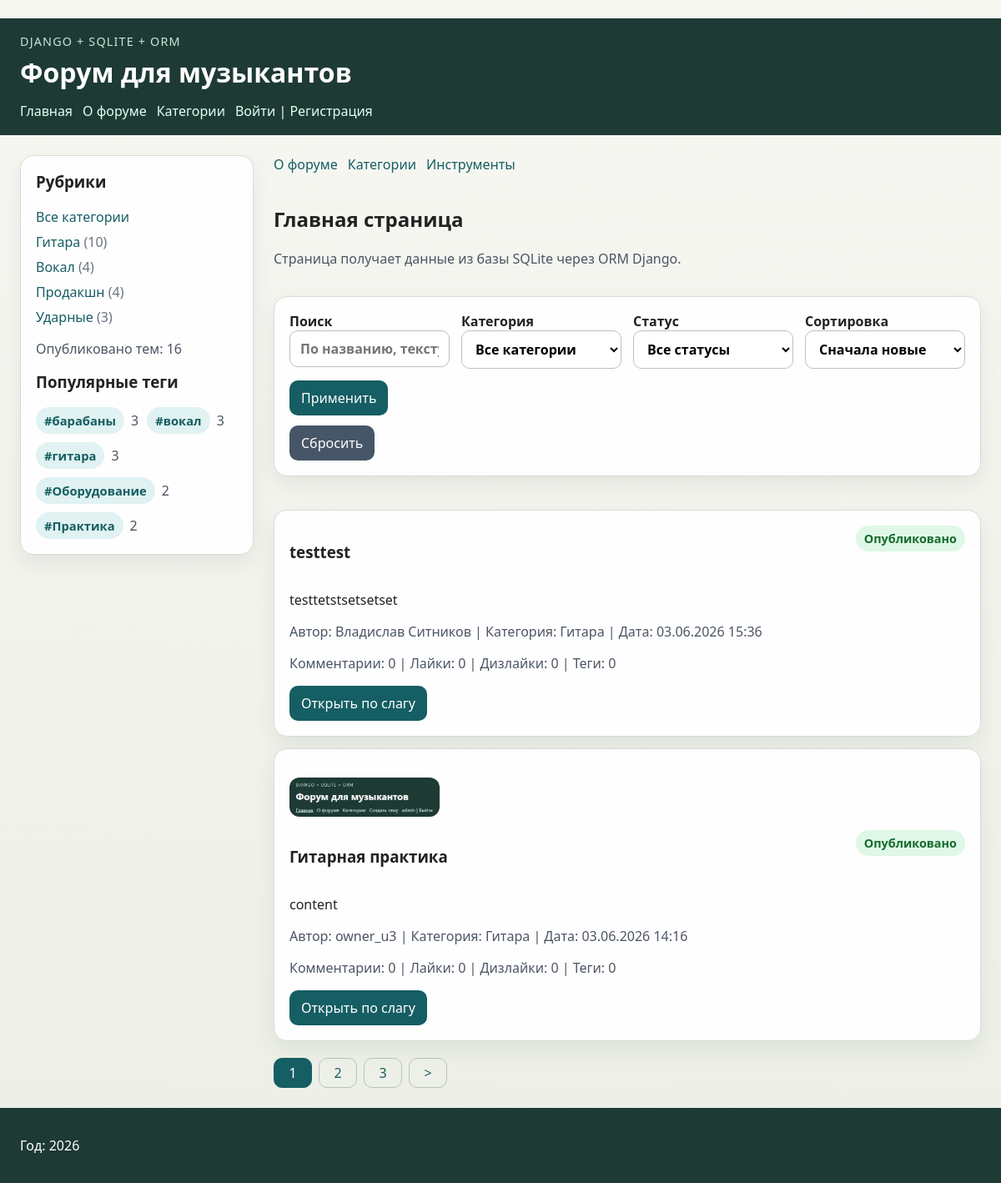
The page / on the database its author committed.
### musicforum/models.py (models this page shows, shortened)
class Tag(models.Model):
    name = models.CharField("Название тега", max_length=100, unique=True)
    slug = models.SlugField("Слаг", max_length=100, unique=True, allow_unicode=True)
    class Meta:
        ordering = ("name",)
        verbose_name = "тег"
        verbose_name_plural = "теги"

class Discussion(models.Model):
    Category = MusicCategory
    Status = DiscussionStatus
    CATEGORY_DESCRIPTIONS = {
        MusicCategory.GUITAR: "Выбор инструментов, усилителей, педалей и техники игры.",
        MusicCategory.VOCALS: "Постановка голоса, дыхание и сценическая подача.",
        MusicCategory.PRODUCTION: "Запись, сведение, плагины и домашние студии.",
        MusicCategory.DRUMS: "Установки, пэды, ритм и упражнения для барабанщиков.",
    }
    ORDERING_OPTIONS = [
        ("-created_at", "Сначала новые"),
        ("created_at", "Сначала старые"),
        ("title", "Название: А-Я"),
        ("-title", "Название: Я-А"),
        ("author", "Автор: А-Я"),
        ("-comment_count", "По количеству комментариев"),
        ("-like_count", "По количеству лайков"),
    ]
    title = models.CharField("Название темы", max_length=255)
    slug = models.SlugField("Слаг", max_length=255, unique=True, blank=True, allow_unicode=True)
    author = models.CharField("Автор", max_length=100)
    created_by = models.ForeignKey(
        settings.AUTH_USER_MODEL,
        verbose_name="Создатель",
        related_name="created_discussions",
        on_delete=models.SET_NULL,
        blank=True,
        null=True,
    )
    category = models.CharField(
        "Категория",
        max_length=20,
        choices=MusicCategory.choices,
        default=MusicCategory.GUITAR,
    )
    status = models.CharField(
        "Статус",
        max_length=20,
        choices=DiscussionStatus.choices,
        default=DiscussionStatus.PUBLISHED,
    )
    content = models.TextField("Содержание")
    photo = models.ImageField(
        "Фото",
        upload_to="photos/%Y/%m/%d/",
        default=None,
        blank=True,
        null=True,
    )
    created_at = models.DateTimeField("Создано", auto_now_add=True)
    updated_at = models.DateTimeField("Изменено", auto_now=True)
    tags = models.ManyToManyField(Tag, verbose_name="Теги", related_name="discussions", blank=True)
    objects = DiscussionManager()
    class Meta:
        ordering = ("-created_at", "-id")
        verbose_name = "обсуждение"
        verbose_name_plural = "обсуждения"
    @property
    def display_author(self):
        if self.created_by_id:
            return _user_display_name(self.created_by)
        return self.author
    @classmethod
    def get_category_catalog(cls):
        totals = cls.objects.category_totals()
        return [
            {
                "slug": value,
                "title": label,
                "description": cls.CATEGORY_DESCRIPTIONS.get(value, ""),
                "count": totals.get(value, 0),
            }
            for value, label in cls.Category.choices
        ]
    @classmethod
    def get_status_options(cls):
        return list(cls.Status.choices)
    @classmethod
    def get_ordering_options(cls):
        return cls.ORDERING_OPTIONS

### users/models.py (models this page shows)
class User(AbstractUser):
    photo = models.ImageField(
        upload_to='users/%Y/%m/%d/',
        blank=True,
        null=True,
        verbose_name='Фотография',
    )
    date_birth = models.DateField(
        blank=True,
        null=True,
        verbose_name='Дата рождения',
    )
    social_auth_verified = models.BooleanField(
        default=False,
        verbose_name='Социальная авторизация подтверждена',
    )
    class Meta:
        permissions = [
            ('social_auth', 'Можно авторизоваться через социальные сети'),
        ]

### musicforum/views.py (the view)
# urls.py: path("", views.DiscussionHomeView.as_view(), name="index"),
class DiscussionHomeView(DataMixin, ListView):
    template_name = "musicforum/index.html"
    context_object_name = "discussions"
    title_page = "Главная страница"
    def get_queryset(self):
        self.filters = _build_filters(self.request)
        return _get_discussions(self.filters)
    def get_context_data(self, **kwargs):
        context = super().get_context_data(**kwargs)
        return self.get_mixin_context(
            context,
            **self.filters,
            category_locked=False,
            current_category=self.filters["selected_category"],
        )

### musicforum/data.py (called while the page is built)
def get_menu():
    return MENU

### musicforum/models.py (called while the page is built, shortened)
def _user_display_name(user):
    if not user:
        return ""
    full_name = (user.get_full_name() or "").strip()
    return full_name or user.get_username()

    def search(self, query):
        if not query:
            return self

    def for_category(self, category_slug):
        if not category_slug:
            return self
        return self.filter(category=category_slug)

    def with_status(self, status):
        if not status:
            return self
        return self.filter(status=status)

    def published(self):
        return self.with_status(DiscussionStatus.PUBLISHED)

    def ordered(self, ordering):
        return self.order_by(*self.ORDERING_MAP.get(ordering, self.ORDERING_MAP["-created_at"]))

    def category_totals(self):
        return dict(
            self.get_queryset()
            .values("category")
            .annotate(total=Count("id"))
            .values_list("category", "total")
        )

### musicforum/templatetags/musicforum_tags.py (called while the page is built)
@register.simple_tag
def forum_name():
    return "Форум для музыкантов"

@register.simple_tag
def published_discussions_total():
    return Discussion.objects.published().count()

@register.inclusion_tag("musicforum/includes/category_list.html")
def show_categories(selected_slug=""):
    return {
        "categories": Discussion.get_category_catalog(),
        "selected_slug": selected_slug,
    }

@register.inclusion_tag("musicforum/includes/popular_tags.html")
def show_popular_tags(limit=5):
    return {
        "popular_tags": Tag.objects.annotate(total=Count("discussions", distinct=True))
        .filter(total__gt=0)
        .order_by("-total", "name")[:limit]
    }

### musicforum/utils.py (called while the page is built)
    def get_mixin_context(self, context, **kwargs):
        if self.title_page:
            context["title"] = self.title_page
        context["menu"] = get_menu()
        context["current_category"] = ""
        context["category_options"] = Discussion.Category.choices
        context["status_options"] = Discussion.get_status_options()
        context["ordering_options"] = Discussion.get_ordering_options()
        context["all_tags"] = Tag.objects.order_by("name")
        context.update(kwargs)
        return context

### musicforum/views.py (called while the page is built)
def _get_discussions(filters):
    return (
        _get_discussion_queryset()
        .search(filters["search_query"])
        .for_category(filters["selected_category"])
        .with_status(filters["selected_status"])
        .ordered(filters["selected_ordering"])
    )

### users/context_processors.py (called while the page is built)
def get_forum_context(request):
    return {'menu': get_menu()}

### musicforum/templates/musicforum/index.html (shortened to what this page needs)
﻿{% extends "musicforum/base.html" %}
{% block content %}
    {% include "musicforum/includes/forum_nav.html" %}
    <div class="page-heading">
        <div>
            <h2>{{ title }}</h2>
            <p class="lead">Страница получает данные из базы SQLite через ORM Django.</p>
        </div>
    </div>
    {% include "musicforum/includes/discussion_filters.html" %}
    {% include "musicforum/includes/discussion_cards.html" with empty_message="Темы по заданным условиям пока не найдены." %}
{% endblock %}
{% block navigation %}
    {% if page_obj.has_other_pages %}
        <nav class="list-pages">
            <ul>
                {% for p in paginator.page_range %}
                    {% if page_obj.number == p %}
                        <li class="page-num page-num-selected">{{ p }}</li>
                    {% elif p >= page_obj.number|add:-2 and p <= page_obj.number|add:2 %}
                        <li class="page-num">
                            <a href="?page={{ p }}">{{ p }}</a>
                        </li>
                    {% endif %}
                {% endfor %}
                {% if page_obj.has_next %}
                    <li class="page-num">
                        <a href="?page={{ page_obj.next_page_number }}">&gt;</a>
                    </li>
                {% endif %}
            </ul>
        </nav>
    {% endif %}
{% endblock %}

### musicforum/templates/musicforum/includes/popular_tags.html
{% if popular_tags %}
    <ul class="tag-cloud">
        {% for tag in popular_tags %}
            <li>
                <span class="tag-badge">#{{ tag.name }}</span>
                <span class="tag-total">{{ tag.total }}</span>
            </li>
        {% endfor %}
    </ul>
{% else %}
    <p class="sidebar-summary">Теги появятся после заполнения базы.</p>
{% endif %}

### musicforum/templates/musicforum/includes/discussion_cards.html (shortened to what this page needs)
﻿{% if discussions %}
    <ul class="discussion-list">
        {% for item in discussions %}
            <li>
                {% if item.photo %}
                    <p><img class="discussion-photo-thumb" src="{{ item.photo.url }}" alt="{{ item.title }}"></p>
                {% endif %}
                <div class="card-header">
                    <h3>{{ item.title }}</h3>
                    <span class="status-badge status-{{ item.status }}">{{ item.get_status_display }}</span>
                </div>
                <p>{{ item.content|truncatechars:140 }}</p>
                <p class="card-meta">
                    Автор: {{ item.display_author }} | Категория: {{ item.get_category_display }} | Дата: {{ item.created_at|date:"d.m.Y H:i" }}
                </p>
                <p class="card-meta">
                    Комментарии: {{ item.comment_count }} | Лайки: {{ item.like_count }} | Дизлайки: {{ item.dislike_count }} | Теги: {{ item.tag_count }}
                </p>
                <div class="button-row">
                    <a class="button" href="{% url 'musicforum:discussion' item.slug %}">Открыть по слагу</a>
                </div>
            </li>
        {% endfor %}
    </ul>
{% else %}
    <p>{{ empty_message }}</p>
{% endif %}

### musicforum/static/musicforum/css/styles.css (style rules this page uses)
body { margin: 0; font-family: "Segoe UI", sans-serif; background: linear-gradient(180deg, #f7f7f2 0%, #ecefe6 100%); color: #202321; }
a { color: #155e63; text-decoration: none; }
.menu, .category-list, .discussion-list, .category-cards { list-style: none; padding: 0; margin: 0; }
.sidebar, .discussion-list li, .category-cards li, .detail-card, .filter-form, .editor-form, .stat-card { background: rgba(255, 255, 255, 0.94); border: 1px solid #d6ddd5; border-radius: 16px; box-shadow: 0 10px 24px rgba(30, 58, 52, 0.08); }
.page-heading { display: flex; justify-content: space-between; gap: 16px; align-items: start; margin-bottom: 18px; }
.lead { color: #4b5563; max-width: 720px; }
.discussion-photo-thumb { max-width: 180px; border-radius: 12px; }
.discussion-list li, .category-cards li { padding: 18px; margin-bottom: 14px; }
.card-header, .detail-header, .button-row, .detail-meta-grid, .stats-grid { display: flex; flex-wrap: wrap; gap: 12px; }
.card-header, .detail-header { justify-content: space-between; align-items: start; }
.card-meta, .detail-meta { color: #4b5563; }
.tag-list, .tag-cloud, .comment-list { list-style: none; padding: 0; margin: 0; }
.tag-list, .tag-selector, .tag-cloud { display: flex; flex-wrap: wrap; gap: 10px; }
.tag-badge { display: inline-flex; align-items: center; padding: 6px 10px; border-radius: 999px; background: #e0f2f1; color: #155e63; font-size: 0.92rem; font-weight: 600; }
.tag-cloud li { display: flex; align-items: center; gap: 8px; }
.tag-total { color: #4b5563; }
.status-badge { display: inline-flex; align-items: center; padding: 6px 10px; border-radius: 999px; font-size: 0.9rem; font-weight: 700; }
.status-published { background: #dff7e7; color: #146c2e; }
.button { display: inline-block; padding: 10px 14px; border: none; border-radius: 10px; background: #155e63; color: #fff; font: inherit; cursor: pointer; }
.list-pages { margin: 20px 0 0; }
.list-pages ul { display: flex; flex-wrap: wrap; gap: 8px; list-style: none; margin: 0; padding: 0; }
.page-num a, .page-num-selected { display: inline-block; min-width: 24px; padding: 6px 10px; border: 1px solid #b8c3ba; border-radius: 10px; text-align: center; }
.page-num-selected { background: #155e63; border-color: #155e63; color: #fff; }

### rows shown on the page
Tag: name "барабаны", total "3"
Tag: name "вокал", total "3"
Tag: name "гитара", total "3"
Tag: name "Оборудование", total "2"
Tag: name "Практика", total "2"
Discussion: title "testtest", status "Опубликовано", content "testtetstsetsetset", display_author "Владислав Ситников", category "Гитара", created_at "03.06.2026 15:36", comment_count "0", like_count "0", dislike_count "0", tag_count "0"
Discussion: photo (picture), title "Гитарная практика", status "Опубликовано", content "content", display_author "owner_u3", category "Гитара", created_at "03.06.2026 14:16", comment_count "0", like_count "0", dislike_count "0", tag_count "0"

### other values the page prints
{{ item.title }} "Главная" "О форуме" "Категории"
{{ cat.title }} "Гитара" "Вокал" "Продакшн" "Ударные"
{{ cat.count }} "10" "4" "4" "3"
{{ title }} "Главная страница"
{{ p }} "1"
{{ p }} "2" "3"
form field ordering "Сначала новые"
